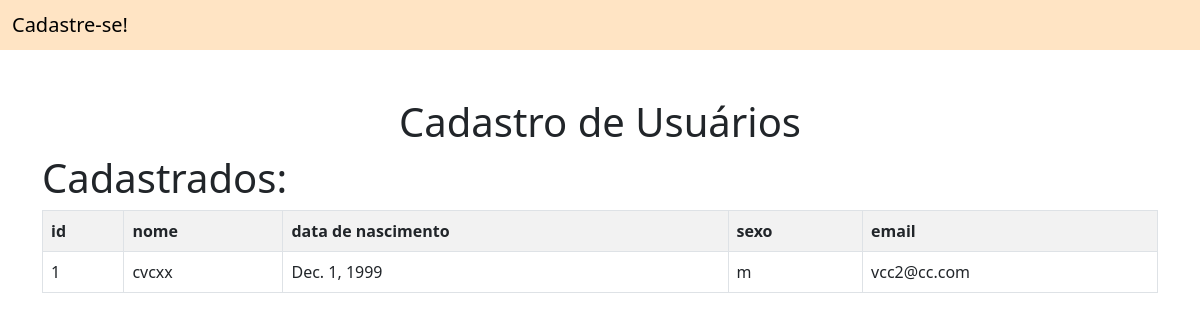
The app's page /usuarios/, older data.
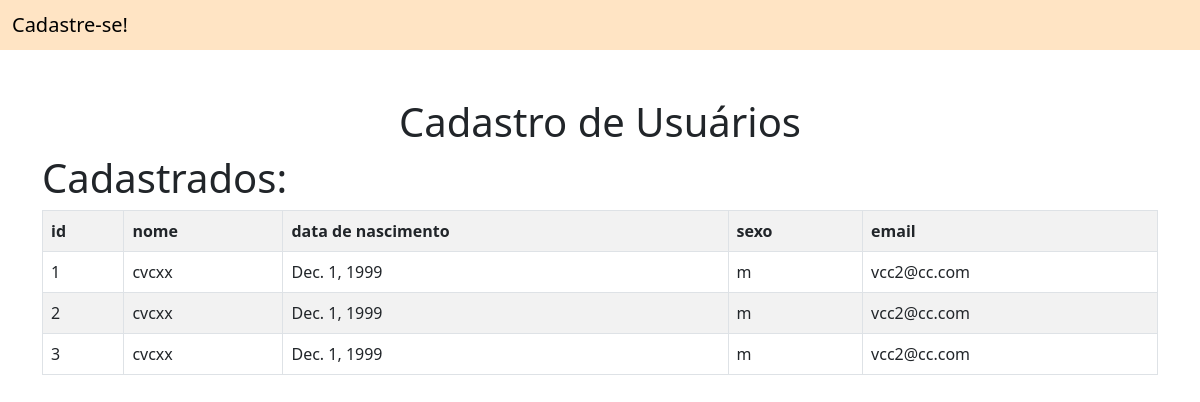
The same page, newer data.
### myApp/models.py (models this page shows, shortened)
class Cliente(models.Model):
    id_usuario = models.AutoField(primary_key=True)
    nome = models.CharField(max_length=100)
    data_nascimento = models.DateField(blank=True, null=True)
    sexo = models.CharField(max_length=1, choices=SEXO_CHOICES)
    email = models.EmailField(blank=True, null=True)

### myApp/views.py (the view)
# urls.py: path('usuarios/', views.listagem_usuarios, name='listagem_usuarios'),
def listagem_usuarios(request):
    listagem_usuarios = Cliente.objects.all()
    return render(request, 'usuarios/usuarios.html', {'listagem_usuarios': listagem_usuarios})

### myApp/templates/usuarios/usuarios.html
{% extends 'usuarios/base.html' %}
{% block conteudo %}
<div class="container">
    <h1>Cadastrados:</h1>
    <table class="table table-bordered table-striped">
        <tr>
            <th>id</th>
            <th>nome</th>
            <th>data de nascimento</th>
            <th>sexo</th>
            <th>email</th>
        </tr>
        {% for usuario in listagem_usuarios %}
        <tr>
            <td>{{ usuario.id_usuario }}</td>
            <td>{{ usuario.nome }}</td>
            <td>{{ usuario.data_nascimento }}</td>
            <td>{{ usuario.sexo }}</td>
            <td>{{ usuario.email }}</td>
        </tr>
        {% endfor %}
    </table>
</div>
{% endblock %}

Row changes from the older to the newer data that the page shows:
added Cliente: id_usuario "2", nome "cvcxx", data_nascimento "Dec. 1, 1999", sexo "m", email "vcc2@cc.com"
added Cliente: id_usuario "3", nome "cvcxx", data_nascimento "Dec. 1, 1999", sexo "m", email "vcc2@cc.com"
